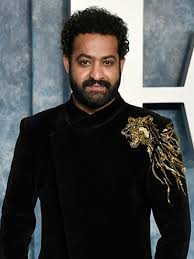
#> input picture known_face.jpg, 194 x 259 px
$ jupyter execute --allow-errors FaceNet_HaarCascade_Colab.ipynb   (shell and % lines are left out)
#> lines starting #> are read from the running program, lines starting #| are printed output that depends on the picture
# Face Recognition with Haar Cascades + FaceNet (CPU-Friendly Version)

This Colab notebook uses Haar Cascades for face detection and FaceNet for face embeddings. No GPU required.

[cell 1]
# Install necessary packages

[cell 2]
from google.colab import files
uploaded = files.upload()
#> the answer given: known_face.jpg
# Upload two images: known_face.jpg and test_face.jpg

[cell 3]
import cv2
import numpy as np
from keras_facenet import FaceNet
from PIL import Image
from sklearn.metrics.pairwise import cosine_similarity
import matplotlib.pyplot as plt

[cell 4]
# Load Haar Cascade model
face_cascade = cv2.CascadeClassifier(cv2.data.haarcascades + 'haarcascade_frontalface_default.xml')

[cell 5]
def detect_and_crop_face(image_path):
#> called with image_path = 'known_face.jpg'
    img = cv2.imread(image_path)
#> img is the input picture: shape (259, 194, 3); mean B, G, R 70.6, 70.6, 69.4
    # Add a check to see if the image was read successfully
    if img is None:
        raise FileNotFoundError(f"Error: Image not found or could not be read at path: {image_path}")

    gray = cv2.cvtColor(img, cv2.COLOR_BGR2GRAY)
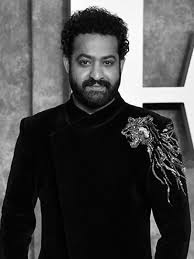
#> gray: shape (259, 194); min 0, max 255, mean 70.2
    faces = face_cascade.detectMultiScale(gray, 1.1, 4)
#> faces = [[65, 37, 64, 64]]

    if len(faces) == 0:
        raise ValueError("No face detected in image.")

    x, y, w, h = faces[0]
#> x = 65; y = 37; w = 64; h = 64
    face_img = img[y:y+h, x:x+w]
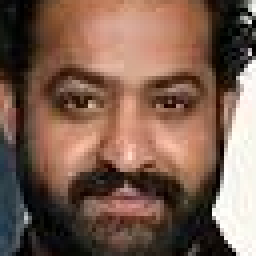
#> face_img: shape (64, 64, 3) (shown 4 times larger); mean B, G, R 79.5, 94, 122.8
    face_img = cv2.resize(face_img, (160, 160))
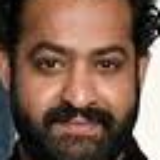
#> face_img: shape (160, 160, 3); mean B, G, R 79.4, 93.9, 122.7
    return face_img

[cell 6]
# Replace these with your image file names
known_img = detect_and_crop_face("known_face.jpg")
test_img = detect_and_crop_face("test_face.jpg")
#> call 2 of detect_and_crop_face, with image_path = 'test_face.jpg'
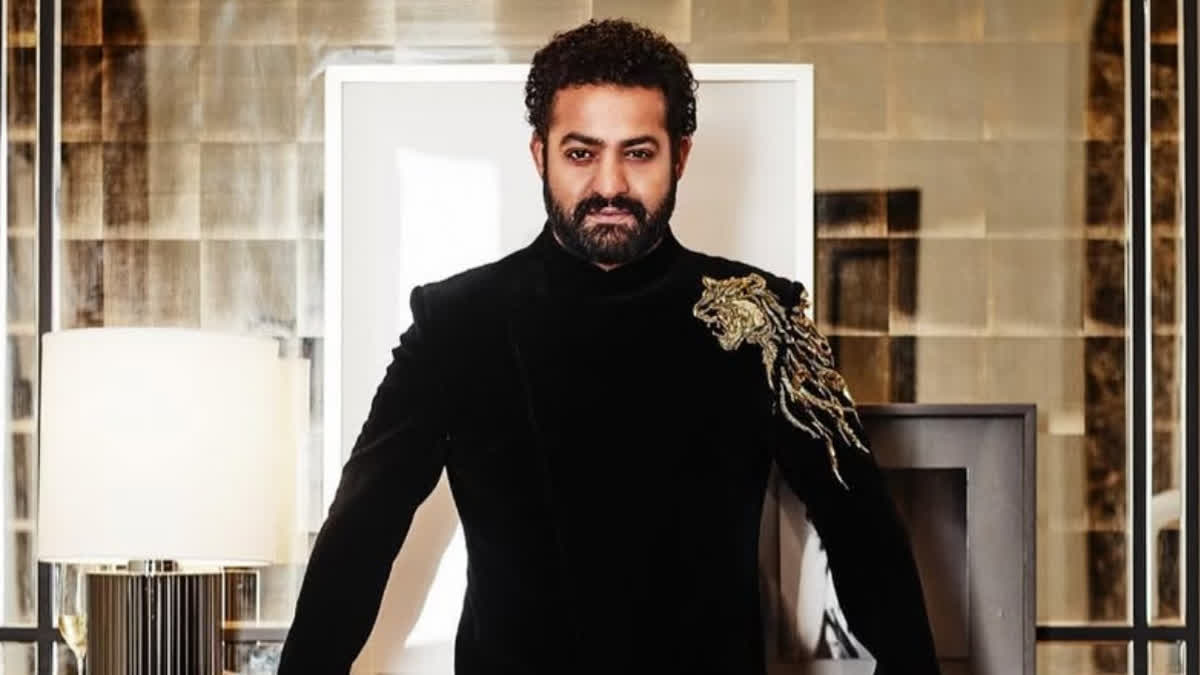
#> input picture test_face.jpg, 1200 x 675 px
#> in detect_and_crop_face, img is the input picture: shape (675, 1200, 3); mean B, G, R 101.6, 115.5, 128.2
#> in detect_and_crop_face (call 2), `gray = cv2.cvtColor(img, cv2.COLOR_BGR2GRAY)`:
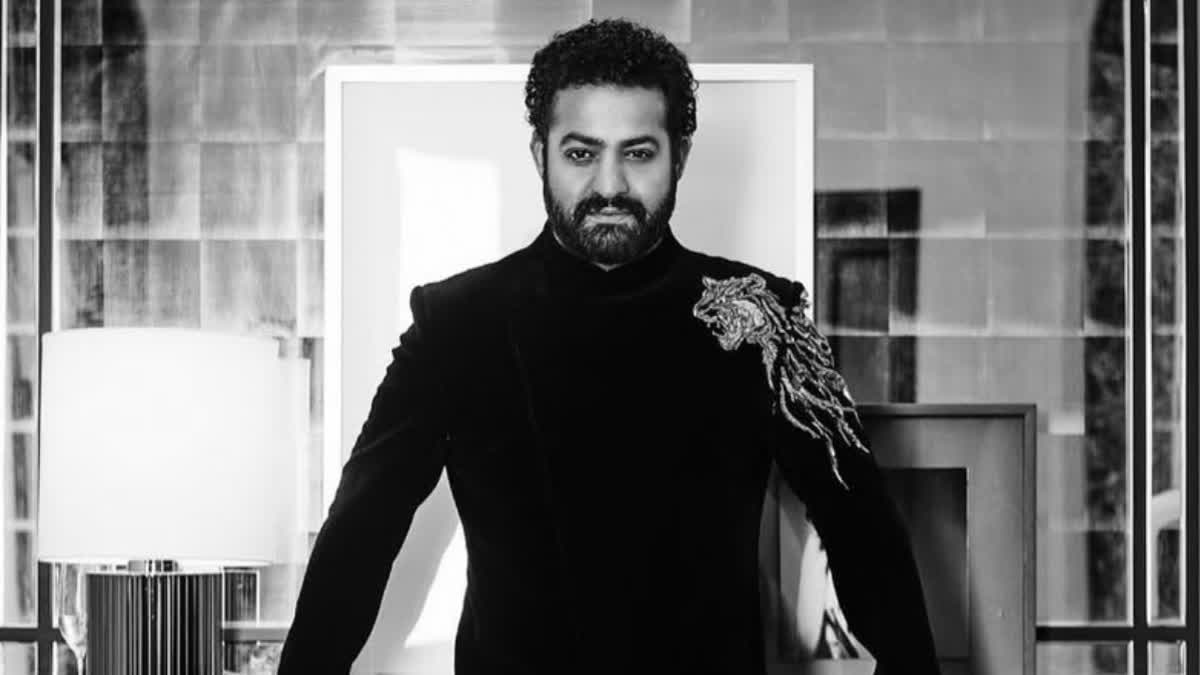
#> gray: shape (675, 1200); min 0, max 255, mean 117.7
#> in detect_and_crop_face (call 2), `faces = face_cascade.detectMultiScale(gray, 1.1, 4)`: faces = [[526, 87, 166, 166]]
#> in detect_and_crop_face (call 2), `x, y, w, h = faces[0]`: x = 526; y = 87; w = 166
#> in detect_and_crop_face (call 2), `face_img = img[y:y+h, x:x+w]`:
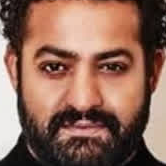
#> face_img: shape (166, 166, 3); mean B, G, R 88.6, 103.5, 141.6
#> in detect_and_crop_face (call 2), `face_img = cv2.resize(face_img, (160, 160))`:
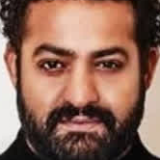
#> face_img: shape (160, 160, 3); mean B, G, R 88.5, 103.4, 141.5

#> (a cell that did not finish here is left out)

#> (a cell that did not finish here is left out)

[cell 9]
def show_images(img1, img2):
    fig, axs = plt.subplots(1, 2, figsize=(8,4))
    axs[0].imshow(cv2.cvtColor(img1, cv2.COLOR_BGR2RGB))
    axs[0].set_title("Known Face")
    axs[1].imshow(cv2.cvtColor(img2, cv2.COLOR_BGR2RGB))
    axs[1].set_title("Test Face")
    for ax in axs:
        ax.axis('off')
    plt.show()
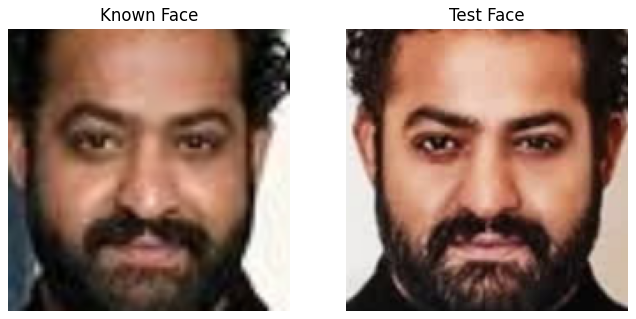
#> figure drawn by matplotlib, 2 panels

show_images(known_img, test_img)
